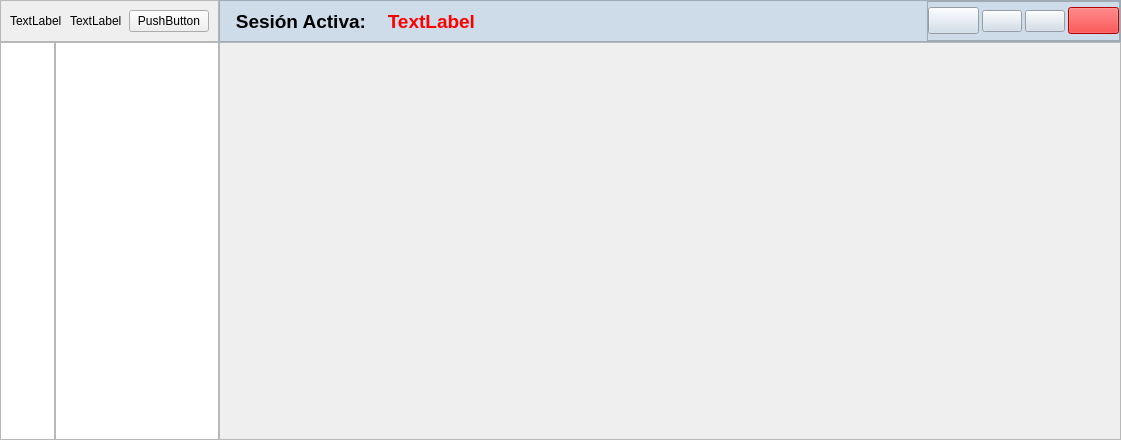
<?xml version="1.0" encoding="UTF-8"?>
<ui version="4.0">
 <class>MainWindow</class>
 <widget class="QMainWindow" name="MainWindow">
  <property name="geometry">
   <rect>
    <x>0</x>
    <y>0</y>
    <width>1121</width>
    <height>440</height>
   </rect>
  </property>
  <property name="windowTitle">
   <string>MainWindow</string>
  </property>
  <widget class="QWidget" name="centralwidget">
   <layout class="QGridLayout" name="gridLayout">
    <property name="leftMargin">
     <number>0</number>
    </property>
    <property name="topMargin">
     <number>0</number>
    </property>
    <property name="rightMargin">
     <number>0</number>
    </property>
    <property name="bottomMargin">
     <number>0</number>
    </property>
    <property name="spacing">
     <number>0</number>
    </property>
    <item row="4" column="2">
     <widget class="QFrame" name="frame_2">
      <property name="frameShape">
       <enum>QFrame::StyledPanel</enum>
      </property>
      <property name="frameShadow">
       <enum>QFrame::Raised</enum>
      </property>
      <layout class="QVBoxLayout" name="verticalLayout">
       <item>
        <widget class="QStackedWidget" name="stackedWidget">
         <property name="lineWidth">
          <number>1</number>
         </property>
         <widget class="QWidget" name="page"/>
         <widget class="QWidget" name="page_2"/>
        </widget>
       </item>
      </layout>
     </widget>
    </item>
    <item row="4" column="0">
     <widget class="QListWidget" name="listWidget_icon_only">
      <property name="maximumSize">
       <size>
        <width>55</width>
        <height>16777215</height>
       </size>
      </property>
     </widget>
    </item>
    <item row="3" column="0" colspan="2">
     <widget class="QFrame" name="title_frame">
      <property name="minimumSize">
       <size>
        <width>11</width>
        <height>0</height>
       </size>
      </property>
      <property name="frameShape">
       <enum>QFrame::StyledPanel</enum>
      </property>
      <property name="frameShadow">
       <enum>QFrame::Raised</enum>
      </property>
      <layout class="QHBoxLayout" name="horizontalLayout">
       <item>
        <widget class="QLabel" name="title_icon">
         <property name="text">
          <string>TextLabel</string>
         </property>
        </widget>
       </item>
       <item>
        <widget class="QLabel" name="title_label">
         <property name="text">
          <string>TextLabel</string>
         </property>
        </widget>
       </item>
       <item>
        <widget class="QPushButton" name="menu_btn">
         <property name="text">
          <string>PushButton</string>
         </property>
        </widget>
       </item>
      </layout>
     </widget>
    </item>
    <item row="4" column="1">
     <widget class="QListWidget" name="listWidget">
      <property name="maximumSize">
       <size>
        <width>200</width>
        <height>16777215</height>
       </size>
      </property>
     </widget>
    </item>
    <item row="3" column="2">
     <widget class="QFrame" name="sesion">
      <property name="styleSheet">
       <string notr="true">background-color:#cedce9;</string>
      </property>
      <property name="frameShape">
       <enum>QFrame::StyledPanel</enum>
      </property>
      <property name="frameShadow">
       <enum>QFrame::Raised</enum>
      </property>
      <layout class="QHBoxLayout" name="horizontalLayout_3">
       <property name="spacing">
        <number>0</number>
       </property>
       <property name="leftMargin">
        <number>15</number>
       </property>
       <property name="topMargin">
        <number>0</number>
       </property>
       <property name="rightMargin">
        <number>0</number>
       </property>
       <property name="bottomMargin">
        <number>0</number>
       </property>
       <item>
        <widget class="QLabel" name="label">
         <property name="font">
          <font>
           <pointsize>14</pointsize>
           <bold>true</bold>
          </font>
         </property>
         <property name="text">
          <string>Sesión Activa:    </string>
         </property>
         <property name="alignment">
          <set>Qt::AlignRight|Qt::AlignTrailing|Qt::AlignVCenter</set>
         </property>
        </widget>
       </item>
       <item>
        <widget class="QLabel" name="label_2">
         <property name="font">
          <font>
           <pointsize>14</pointsize>
           <bold>true</bold>
          </font>
         </property>
         <property name="styleSheet">
          <string notr="true">color: rgb(255, 0, 0);</string>
         </property>
         <property name="text">
          <string>TextLabel</string>
         </property>
         <property name="alignment">
          <set>Qt::AlignRight|Qt::AlignTrailing|Qt::AlignVCenter</set>
         </property>
        </widget>
       </item>
       <item>
        <spacer name="horizontalSpacer">
         <property name="orientation">
          <enum>Qt::Horizontal</enum>
         </property>
         <property name="sizeHint" stdset="0">
          <size>
           <width>487</width>
           <height>20</height>
          </size>
         </property>
        </spacer>
       </item>
       <item>
        <widget class="QFrame" name="frame_3">
         <property name="frameShape">
          <enum>QFrame::StyledPanel</enum>
         </property>
         <property name="frameShadow">
          <enum>QFrame::Raised</enum>
         </property>
         <layout class="QHBoxLayout" name="horizontalLayout_2">
          <property name="spacing">
           <number>3</number>
          </property>
          <property name="leftMargin">
           <number>0</number>
          </property>
          <property name="topMargin">
           <number>0</number>
          </property>
          <property name="rightMargin">
           <number>0</number>
          </property>
          <property name="bottomMargin">
           <number>0</number>
          </property>
          <item>
           <widget class="QPushButton" name="user_name">
            <property name="sizePolicy">
             <sizepolicy hsizetype="Minimum" vsizetype="Fixed">
              <horstretch>2</horstretch>
              <verstretch>0</verstretch>
             </sizepolicy>
            </property>
            <property name="font">
             <font>
              <pointsize>12</pointsize>
              <bold>true</bold>
             </font>
            </property>
            <property name="contextMenuPolicy">
             <enum>Qt::ActionsContextMenu</enum>
            </property>
            <property name="layoutDirection">
             <enum>Qt::RightToLeft</enum>
            </property>
            <property name="text">
             <string/>
            </property>
            <property name="icon">
             <iconset resource="../recursos.qrc">
              <normaloff>:/iconos/dasboard/icon/settings.svg</normaloff>:/iconos/dasboard/icon/settings.svg</iconset>
            </property>
            <property name="iconSize">
             <size>
              <width>20</width>
              <height>20</height>
             </size>
            </property>
           </widget>
          </item>
          <item>
           <widget class="QPushButton" name="minimizar">
            <property name="styleSheet">
             <string notr="true"/>
            </property>
            <property name="text">
             <string/>
            </property>
            <property name="icon">
             <iconset resource="../recursos.qrc">
              <normaloff>:/iconos/iconos/expand_more.svg</normaloff>:/iconos/iconos/expand_more.svg</iconset>
            </property>
            <property name="iconSize">
             <size>
              <width>20</width>
              <height>20</height>
             </size>
            </property>
           </widget>
          </item>
          <item>
           <widget class="QPushButton" name="maximixar">
            <property name="styleSheet">
             <string notr="true"/>
            </property>
            <property name="text">
             <string/>
            </property>
            <property name="icon">
             <iconset resource="../recursos.qrc">
              <normaloff>:/iconos/iconos/select.svg</normaloff>:/iconos/iconos/select.svg</iconset>
            </property>
            <property name="iconSize">
             <size>
              <width>20</width>
              <height>20</height>
             </size>
            </property>
           </widget>
          </item>
          <item>
           <widget class="QPushButton" name="pushButton">
            <property name="font">
             <font>
              <pointsize>12</pointsize>
              <bold>true</bold>
             </font>
            </property>
            <property name="contextMenuPolicy">
             <enum>Qt::NoContextMenu</enum>
            </property>
            <property name="layoutDirection">
             <enum>Qt::RightToLeft</enum>
            </property>
            <property name="styleSheet">
             <string notr="true">background-color: rgb(255, 0, 0);</string>
            </property>
            <property name="text">
             <string/>
            </property>
            <property name="icon">
             <iconset resource="../recursos.qrc">
              <normaloff>:/iconos/iconos/close.svg</normaloff>:/iconos/iconos/close.svg</iconset>
            </property>
            <property name="iconSize">
             <size>
              <width>20</width>
              <height>20</height>
             </size>
            </property>
            <property name="flat">
             <bool>false</bool>
            </property>
           </widget>
          </item>
         </layout>
        </widget>
       </item>
      </layout>
     </widget>
    </item>
   </layout>
  </widget>
 </widget>
 <resources>
  <include location="../recursos.qrc"/>
  <include location="../bolos.qrc"/>
 </resources>
 <connections/>
</ui>
